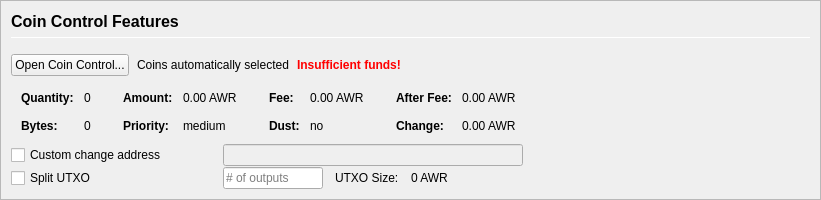
         <widget class="QFrame" name="frameCoinControl">
          <property name="sizePolicy">
           <sizepolicy hsizetype="Expanding" vsizetype="Expanding">
            <horstretch>0</horstretch>
            <verstretch>0</verstretch>
           </sizepolicy>
          </property>
          <property name="maximumSize">
           <size>
            <width>16777215</width>
            <height>16777215</height>
           </size>
          </property>
          <property name="frameShape">
           <enum>QFrame::StyledPanel</enum>
          </property>
          <property name="frameShadow">
           <enum>QFrame::Sunken</enum>
          </property>
          <layout class="QVBoxLayout" name="verticalLayoutCoinControl2">
           <property name="spacing">
            <number>0</number>
           </property>
           <property name="leftMargin">
            <number>0</number>
           </property>
           <property name="topMargin">
            <number>0</number>
           </property>
           <property name="rightMargin">
            <number>0</number>
           </property>
           <property name="bottomMargin">
            <number>0</number>
           </property>
           <item>
            <widget class="QFrame" name="frameCoinControl_BG">
             <layout class="QVBoxLayout" name="verticalLayoutCoinControl" stretch="0,0,0,0,0,0">
              <property name="spacing">
               <number>1</number>
              </property>
              <property name="leftMargin">
               <number>10</number>
              </property>
              <property name="topMargin">
               <number>10</number>
              </property>
              <item>
               <layout class="QHBoxLayout" name="horizontalLayoutCoinControl1">
                <property name="bottomMargin">
                 <number>15</number>
                </property>
                <item>
                 <layout class="QVBoxLayout" name="verticalLayout_3">
                  <property name="spacing">
                   <number>6</number>
                  </property>
                  <item>
                   <widget class="QLabel" name="labelCoinControlFeatures">
                    <property name="sizePolicy">
                     <sizepolicy hsizetype="Preferred" vsizetype="Maximum">
                      <horstretch>0</horstretch>
                      <verstretch>0</verstretch>
                     </sizepolicy>
                    </property>
                    <property name="minimumSize">
                     <size>
                      <width>0</width>
                      <height>20</height>
                     </size>
                    </property>
                    <property name="font">
                     <font>
                      <pointsize>12</pointsize>
                      <weight>75</weight>
                      <bold>true</bold>
                     </font>
                    </property>
                    <property name="styleSheet">
                     <string notr="true">font-weight:bold;</string>
                    </property>
                    <property name="text">
                     <string>Coin Control Features</string>
                    </property>
                   </widget>
                  </item>
                  <item>
                   <widget class="Line" name="line">
                    <property name="minimumSize">
                     <size>
                      <width>0</width>
                      <height>1</height>
                     </size>
                    </property>
                    <property name="maximumSize">
                     <size>
                      <width>16777215</width>
                      <height>1</height>
                     </size>
                    </property>
                    <property name="orientation">
                     <enum>Qt::Horizontal</enum>
                    </property>
                   </widget>
                  </item>
                 </layout>
                </item>
               </layout>
              </item>
              <item>
               <layout class="QHBoxLayout" name="horizontalLayoutCoinControl2" stretch="0,0,0,0">
                <property name="spacing">
                 <number>8</number>
                </property>
                <property name="bottomMargin">
                 <number>10</number>
                </property>
                <item>
                 <widget class="QPushButton" name="pushButtonCoinControl">
                  <property name="styleSheet">
                   <string notr="true"/>
                  </property>
                  <property name="text">
                   <string>Open Coin Control...</string>
                  </property>
                  <property name="autoDefault">
                   <bool>false</bool>
                  </property>
                 </widget>
                </item>
                <item>
                 <widget class="QLabel" name="labelCoinControlAutomaticallySelected">
                  <property name="text">
                   <string>Coins automatically selected</string>
                  </property>
                  <property name="margin">
                   <number>5</number>
                  </property>
                 </widget>
                </item>
                <item>
                 <widget class="QLabel" name="labelCoinControlInsuffFunds">
                  <property name="font">
                   <font>
                    <weight>75</weight>
                    <bold>true</bold>
                   </font>
                  </property>
                  <property name="styleSheet">
                   <string notr="true">color:red;font-weight:bold;</string>
                  </property>
                  <property name="text">
                   <string>Insufficient funds!</string>
                  </property>
                  <property name="margin">
                   <number>5</number>
                  </property>
                 </widget>
                </item>
                <item>
                 <spacer name="horizontalSpacerCoinControl">
                  <property name="orientation">
                   <enum>Qt::Horizontal</enum>
                  </property>
                  <property name="sizeHint" stdset="0">
                   <size>
                    <width>40</width>
                    <height>1</height>
                   </size>
                  </property>
                 </spacer>
                </item>
               </layout>
              </item>
              <item>
               <widget class="QWidget" name="widgetCoinControl" native="true">
                <property name="sizePolicy">
                 <sizepolicy hsizetype="Preferred" vsizetype="Preferred">
                  <horstretch>0</horstretch>
                  <verstretch>0</verstretch>
                 </sizepolicy>
                </property>
                <property name="minimumSize">
                 <size>
                  <width>0</width>
                  <height>0</height>
                 </size>
                </property>
                <property name="styleSheet">
                 <string notr="true"/>
                </property>
                <layout class="QHBoxLayout" name="horizontalLayoutCoinControl5">
                 <property name="leftMargin">
                  <number>0</number>
                 </property>
                 <property name="topMargin">
                  <number>0</number>
                 </property>
                 <property name="rightMargin">
                  <number>0</number>
                 </property>
                 <property name="bottomMargin">
                  <number>0</number>
                 </property>
                 <item>
                  <layout class="QHBoxLayout" name="horizontalLayoutCoinControl3" stretch="0,0,0,1">
                   <property name="spacing">
                    <number>20</number>
                   </property>
                   <property name="topMargin">
                    <number>0</number>
                   </property>
                   <property name="bottomMargin">
                    <number>10</number>
                   </property>
                   <item>
                    <layout class="QFormLayout" name="formLayoutCoinControl1">
                     <property name="horizontalSpacing">
                      <number>10</number>
                     </property>
                     <property name="verticalSpacing">
                      <number>14</number>
                     </property>
                     <property name="leftMargin">
                      <number>10</number>
                     </property>
                     <property name="topMargin">
                      <number>4</number>
                     </property>
                     <property name="rightMargin">
                      <number>6</number>
                     </property>
                     <item row="0" column="0">
                      <widget class="QLabel" name="labelCoinControlQuantityText">
                       <property name="font">
                        <font>
                         <weight>75</weight>
                         <bold>true</bold>
                        </font>
                       </property>
                       <property name="text">
                        <string>Quantity:</string>
                       </property>
                       <property name="margin">
                        <number>0</number>
                       </property>
                      </widget>
                     </item>
                     <item row="0" column="1">
                      <widget class="QLabel" name="labelCoinControlQuantity">
                       <property name="cursor">
                        <cursorShape>IBeamCursor</cursorShape>
                       </property>
                       <property name="contextMenuPolicy">
                        <enum>Qt::ActionsContextMenu</enum>
                       </property>
                       <property name="text">
                        <string notr="true">0</string>
                       </property>
                       <property name="margin">
                        <number>0</number>
                       </property>
                       <property name="textInteractionFlags">
                        <set>Qt::LinksAccessibleByMouse|Qt::TextSelectableByKeyboard|Qt::TextSelectableByMouse</set>
                       </property>
                      </widget>
                     </item>
                     <item row="1" column="0">
                      <widget class="QLabel" name="labelCoinControlBytesText">
                       <property name="font">
                        <font>
                         <weight>75</weight>
                         <bold>true</bold>
                        </font>
                       </property>
                       <property name="text">
                        <string>Bytes:</string>
                       </property>
                      </widget>
                     </item>
                     <item row="1" column="1">
                      <widget class="QLabel" name="labelCoinControlBytes">
                       <property name="cursor">
                        <cursorShape>IBeamCursor</cursorShape>
                       </property>
                       <property name="contextMenuPolicy">
                        <enum>Qt::ActionsContextMenu</enum>
                       </property>
                       <property name="text">
                        <string notr="true">0</string>
                       </property>
                       <property name="textInteractionFlags">
                        <set>Qt::LinksAccessibleByMouse|Qt::TextSelectableByKeyboard|Qt::TextSelectableByMouse</set>
                       </property>
                      </widget>
                     </item>
                    </layout>
                   </item>
                   <item>
                    <layout class="QFormLayout" name="formLayoutCoinControl2">
                     <property name="horizontalSpacing">
                      <number>10</number>
                     </property>
                     <property name="verticalSpacing">
                      <number>14</number>
                     </property>
                     <property name="leftMargin">
                      <number>6</number>
                     </property>
                     <property name="topMargin">
                      <number>4</number>
                     </property>
                     <property name="rightMargin">
                      <number>6</number>
                     </property>
                     <item row="0" column="0">
                      <widget class="QLabel" name="labelCoinControlAmountText">
                       <property name="font">
                        <font>
                         <weight>75</weight>
                         <bold>true</bold>
                        </font>
                       </property>
                       <property name="text">
                        <string>Amount:</string>
                       </property>
                       <property name="margin">
                        <number>0</number>
                       </property>
                      </widget>
                     </item>
                     <item row="0" column="1">
                      <widget class="QLabel" name="labelCoinControlAmount">
                       <property name="cursor">
                        <cursorShape>IBeamCursor</cursorShape>
                       </property>
                       <property name="contextMenuPolicy">
                        <enum>Qt::ActionsContextMenu</enum>
                       </property>
                       <property name="text">
                        <string notr="true">0.00 AWR</string>
                       </property>
                       <property name="textInteractionFlags">
                        <set>Qt::LinksAccessibleByMouse|Qt::TextSelectableByKeyboard|Qt::TextSelectableByMouse</set>
                       </property>
                      </widget>
                     </item>
                     <item row="1" column="0">
                      <widget class="QLabel" name="labelCoinControlPriorityText">
                       <property name="font">
                        <font>
                         <weight>75</weight>
                         <bold>true</bold>
                        </font>
                       </property>
                       <property name="text">
                        <string>Priority:</string>
                       </property>
                      </widget>
                     </item>
                     <item row="1" column="1">
                      <widget class="QLabel" name="labelCoinControlPriority">
                       <property name="cursor">
                        <cursorShape>IBeamCursor</cursorShape>
                       </property>
                       <property name="contextMenuPolicy">
                        <enum>Qt::ActionsContextMenu</enum>
                       </property>
                       <property name="text">
                        <string>medium</string>
                       </property>
                       <property name="textInteractionFlags">
                        <set>Qt::LinksAccessibleByMouse|Qt::TextSelectableByKeyboard|Qt::TextSelectableByMouse</set>
                       </property>
                      </widget>
                     </item>
                    </layout>
                   </item>
                   <item>
                    <layout class="QFormLayout" name="formLayoutCoinControl3">
                     <property name="horizontalSpacing">
                      <number>10</number>
                     </property>
                     <property name="verticalSpacing">
                      <number>14</number>
                     </property>
                     <property name="leftMargin">
                      <number>6</number>
                     </property>
                     <property name="topMargin">
                      <number>4</number>
                     </property>
                     <property name="rightMargin">
                      <number>6</number>
                     </property>
                     <item row="0" column="0">
                      <widget class="QLabel" name="labelCoinControlFeeText">
                       <property name="font">
                        <font>
                         <weight>75</weight>
                         <bold>true</bold>
                        </font>
                       </property>
                       <property name="text">
                        <string>Fee:</string>
                       </property>
                       <property name="margin">
                        <number>0</number>
                       </property>
                      </widget>
                     </item>
                     <item row="0" column="1">
                      <widget class="QLabel" name="labelCoinControlFee">
                       <property name="cursor">
                        <cursorShape>IBeamCursor</cursorShape>
                       </property>
                       <property name="contextMenuPolicy">
                        <enum>Qt::ActionsContextMenu</enum>
                       </property>
                       <property name="text">
                        <string notr="true">0.00 AWR</string>
                       </property>
                       <property name="textInteractionFlags">
                        <set>Qt::LinksAccessibleByMouse|Qt::TextSelectableByKeyboard|Qt::TextSelectableByMouse</set>
                       </property>
                      </widget>
                     </item>
                     <item row="1" column="0">
                      <widget class="QLabel" name="labelCoinControlLowOutputText">
                       <property name="font">
                        <font>
                         <weight>75</weight>
                         <bold>true</bold>
                        </font>
                       </property>
                       <property name="text">
                        <string>Dust:</string>
                       </property>
                      </widget>
                     </item>
                     <item row="1" column="1">
                      <widget class="QLabel" name="labelCoinControlLowOutput">
                       <property name="cursor">
                        <cursorShape>IBeamCursor</cursorShape>
                       </property>
                       <property name="contextMenuPolicy">
                        <enum>Qt::ActionsContextMenu</enum>
                       </property>
                       <property name="text">
                        <string>no</string>
                       </property>
                       <property name="textInteractionFlags">
                        <set>Qt::LinksAccessibleByMouse|Qt::TextSelectableByKeyboard|Qt::TextSelectableByMouse</set>
                       </property>
                      </widget>
                     </item>
                    </layout>
                   </item>
                   <item>
                    <layout class="QFormLayout" name="formLayoutCoinControl4">
                     <property name="horizontalSpacing">
                      <number>10</number>
                     </property>
                     <property name="verticalSpacing">
                      <number>14</number>
                     </property>
                     <property name="leftMargin">
                      <number>6</number>
                     </property>
                     <property name="topMargin">
                      <number>4</number>
                     </property>
                     <property name="rightMargin">
                      <number>6</number>
                     </property>
                     <item row="0" column="0">
                      <widget class="QLabel" name="labelCoinControlAfterFeeText">
                       <property name="font">
                        <font>
                         <weight>75</weight>
                         <bold>true</bold>
                        </font>
                       </property>
                       <property name="text">
                        <string>After Fee:</string>
                       </property>
                       <property name="margin">
                        <number>0</number>
                       </property>
                      </widget>
                     </item>
                     <item row="0" column="1">
                      <widget class="QLabel" name="labelCoinControlAfterFee">
                       <property name="cursor">
                        <cursorShape>IBeamCursor</cursorShape>
                       </property>
                       <property name="contextMenuPolicy">
                        <enum>Qt::ActionsContextMenu</enum>
                       </property>
                       <property name="text">
                        <string notr="true">0.00 AWR</string>
                       </property>
                       <property name="textInteractionFlags">
                        <set>Qt::LinksAccessibleByMouse|Qt::TextSelectableByKeyboard|Qt::TextSelectableByMouse</set>
                       </property>
                      </widget>
                     </item>
                     <item row="1" column="0">
                      <widget class="QLabel" name="labelCoinControlChangeText">
                       <property name="font">
                        <font>
                         <weight>75</weight>
                         <bold>true</bold>
                        </font>
                       </property>
                       <property name="text">
                        <string>Change:</string>
                       </property>
                      </widget>
                     </item>
                     <item row="1" column="1">
                      <widget class="QLabel" name="labelCoinControlChange">
                       <property name="cursor">
                        <cursorShape>IBeamCursor</cursorShape>
                       </property>
                       <property name="contextMenuPolicy">
                        <enum>Qt::ActionsContextMenu</enum>
                       </property>
                       <property name="text">
                        <string notr="true">0.00 AWR</string>
                       </property>
                       <property name="textInteractionFlags">
                        <set>Qt::LinksAccessibleByMouse|Qt::TextSelectableByKeyboard|Qt::TextSelectableByMouse</set>
                       </property>
                      </widget>
                     </item>
                    </layout>
                   </item>
                  </layout>
                 </item>
                </layout>
               </widget>
              </item>
              <item>
               <layout class="QHBoxLayout" name="horizontalLayoutCoinControl4">
                <property name="spacing">
                 <number>12</number>
                </property>
                <property name="sizeConstraint">
                 <enum>QLayout::SetDefaultConstraint</enum>
                </property>
                <property name="topMargin">
                 <number>0</number>
                </property>
                <property name="rightMargin">
                 <number>0</number>
                </property>
                <item>
                 <widget class="QCheckBox" name="checkBoxCoinControlChange">
                  <property name="sizePolicy">
                   <sizepolicy hsizetype="Preferred" vsizetype="Preferred">
                    <horstretch>0</horstretch>
                    <verstretch>0</verstretch>
                   </sizepolicy>
                  </property>
                  <property name="minimumSize">
                   <size>
                    <width>200</width>
                    <height>0</height>
                   </size>
                  </property>
                  <property name="maximumSize">
                   <size>
                    <width>200</width>
                    <height>16777215</height>
                   </size>
                  </property>
                  <property name="toolTip">
                   <string>If this is activated, but the change address is empty or invalid, change will be sent to a newly generated address.</string>
                  </property>
                  <property name="text">
                   <string>Custom change address</string>
                  </property>
                 </widget>
                </item>
                <item>
                 <widget class="QValidatedLineEdit" name="lineEditCoinControlChange">
                  <property name="enabled">
                   <bool>false</bool>
                  </property>
                  <property name="sizePolicy">
                   <sizepolicy hsizetype="Preferred" vsizetype="Preferred">
                    <horstretch>0</horstretch>
                    <verstretch>0</verstretch>
                   </sizepolicy>
                  </property>
                  <property name="minimumSize">
                   <size>
                    <width>300</width>
                    <height>0</height>
                   </size>
                  </property>
                 </widget>
                </item>
                <item>
                 <widget class="QLabel" name="labelCoinControlChangeLabel">
                  <property name="sizePolicy">
                   <sizepolicy hsizetype="Preferred" vsizetype="Preferred">
                    <horstretch>0</horstretch>
                    <verstretch>0</verstretch>
                   </sizepolicy>
                  </property>
                  <property name="minimumSize">
                   <size>
                    <width>100</width>
                    <height>0</height>
                   </size>
                  </property>
                  <property name="text">
                   <string/>
                  </property>
                  <property name="margin">
                   <number>3</number>
                  </property>
                 </widget>
                </item>
               </layout>
              </item>
              <item>
               <layout class="QHBoxLayout" name="horizontalLayoutCoinControl6">
                <property name="spacing">
                 <number>12</number>
                </property>
                <property name="rightMargin">
                 <number>0</number>
                </property>
                <item>
                 <widget class="QCheckBox" name="splitBlockCheckBox">
                  <property name="sizePolicy">
                   <sizepolicy hsizetype="Preferred" vsizetype="Preferred">
                    <horstretch>0</horstretch>
                    <verstretch>0</verstretch>
                   </sizepolicy>
                  </property>
                  <property name="minimumSize">
                   <size>
                    <width>200</width>
                    <height>0</height>
                   </size>
                  </property>
                  <property name="maximumSize">
                   <size>
                    <width>200</width>
                    <height>16777215</height>
                   </size>
                  </property>
                  <property name="text">
                   <string>Split UTXO</string>
                  </property>
                 </widget>
                </item>
                <item>
                 <widget class="QLineEdit" name="splitBlockLineEdit">
                  <property name="sizePolicy">
                   <sizepolicy hsizetype="Preferred" vsizetype="Preferred">
                    <horstretch>50</horstretch>
                    <verstretch>0</verstretch>
                   </sizepolicy>
                  </property>
                  <property name="minimumSize">
                   <size>
                    <width>100</width>
                    <height>0</height>
                   </size>
                  </property>
                  <property name="maximumSize">
                   <size>
                    <width>100</width>
                    <height>16777215</height>
                   </size>
                  </property>
                  <property name="placeholderText">
                   <string># of outputs</string>
                  </property>
                 </widget>
                </item>
                <item>
                 <widget class="QLabel" name="labelBlockSizeText">
                  <property name="text">
                   <string>UTXO Size:</string>
                  </property>
                 </widget>
                </item>
                <item>
                 <widget class="QLabel" name="labelBlockSize">
                  <property name="text">
                   <string>0 AWR</string>
                  </property>
                 </widget>
                </item>
                <item>
                 <spacer name="horizontalSpacer_7">
                  <property name="orientation">
                   <enum>Qt::Horizontal</enum>
                  </property>
                  <property name="sizeHint" stdset="0">
                   <size>
                    <width>40</width>
                    <height>20</height>
                   </size>
                  </property>
                 </spacer>
                </item>
               </layout>
              </item>
              <item>
               <spacer name="verticalSpacerCoinControl">
                <property name="orientation">
                 <enum>Qt::Vertical</enum>
                </property>
                <property name="sizeHint" stdset="0">
                 <size>
                  <width>800</width>
                  <height>1</height>
                 </size>
                </property>
               </spacer>
              </item>
             </layout>
            </widget>
           </item>
          </layout>
         </widget>
